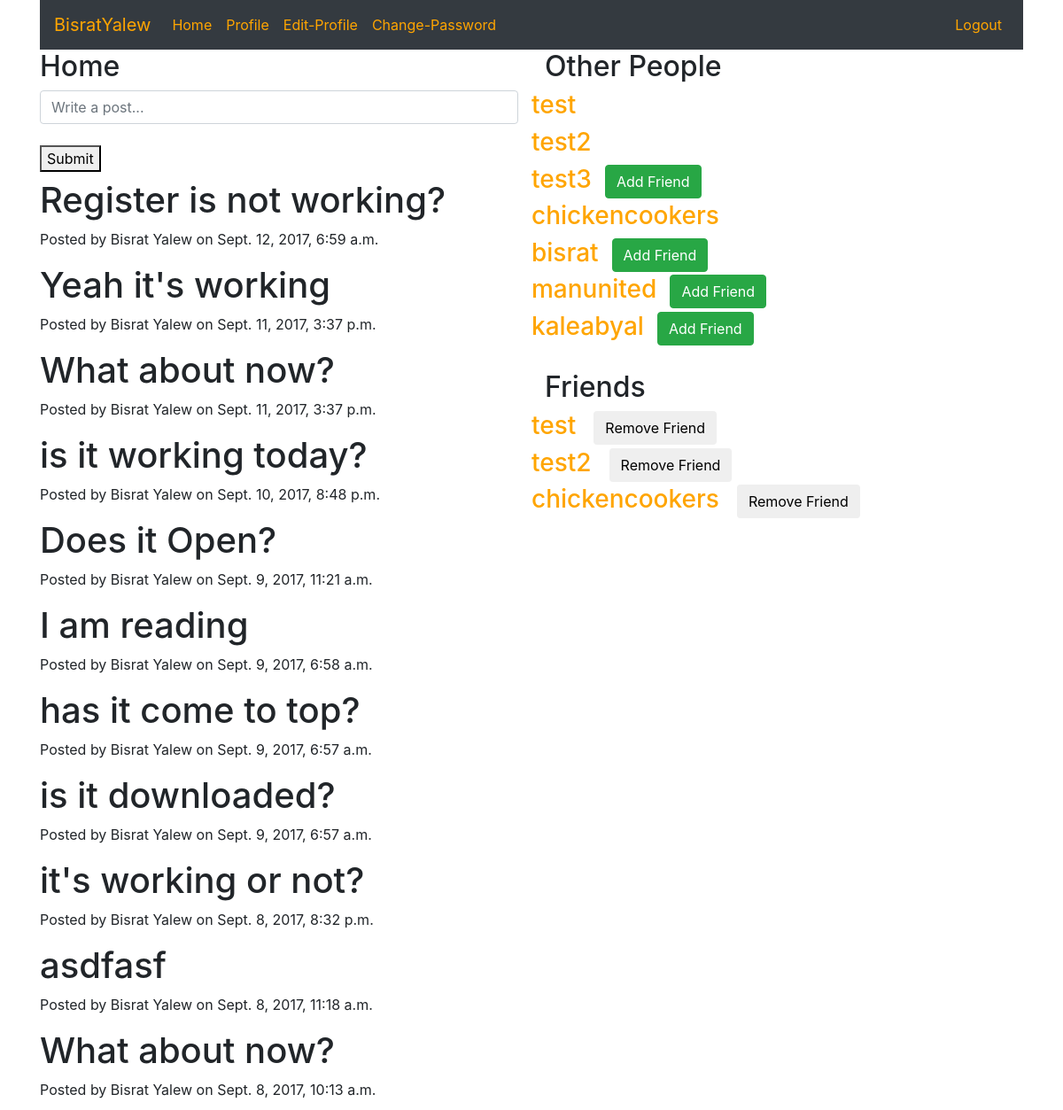
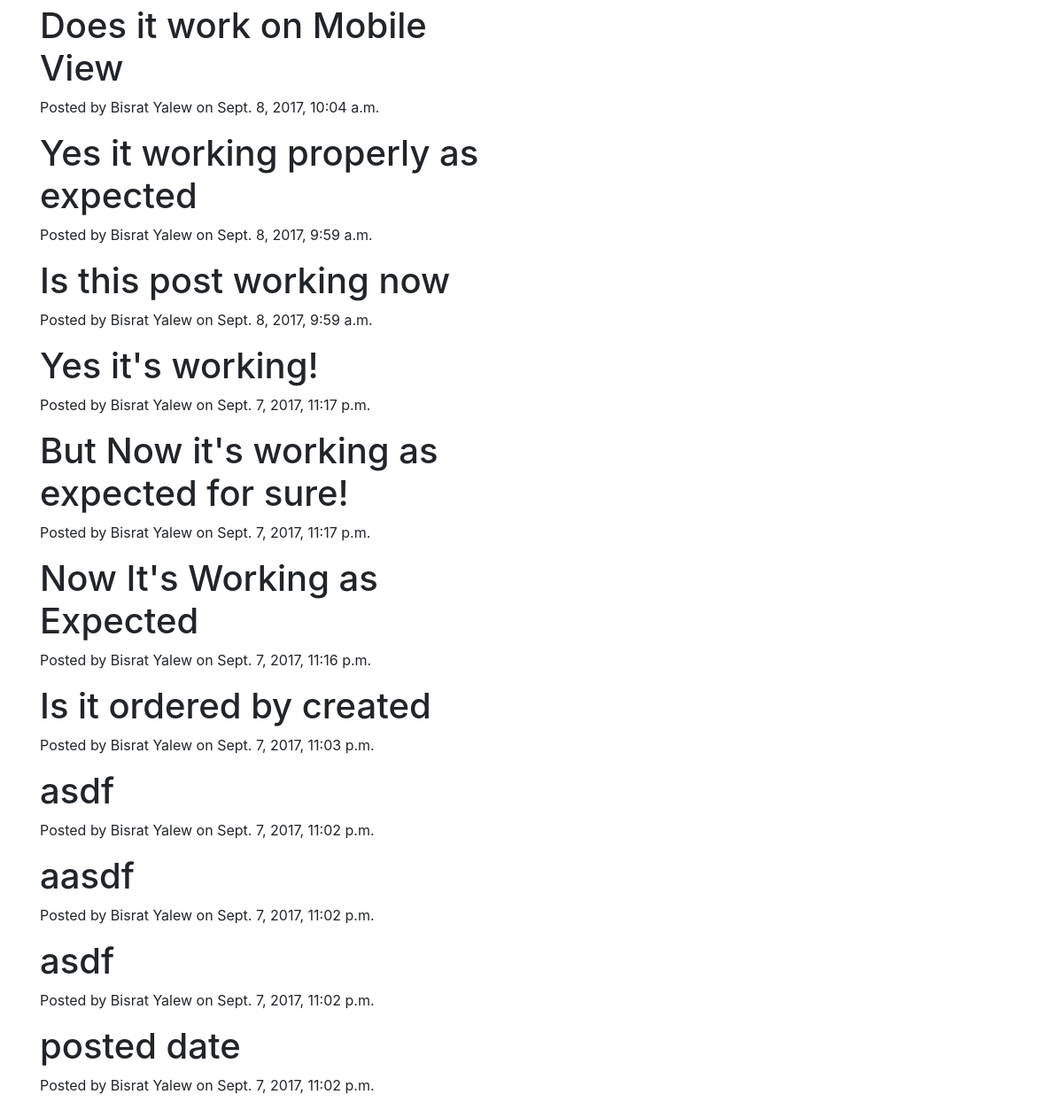
The app's page /home/ (signed in) with its own data (2 pictures, top to bottom).
### home/models.py (models this page shows)
class Post(models.Model):
    post = models.CharField(max_length=500)
    user = models.ForeignKey(User)
    created = models.DateTimeField(auto_now_add=True)
    updated = models.DateTimeField(auto_now=True)

### home/views.py (the view, shortened to what this page needs)
class HomeView(TemplateView):
    template_name = 'home/home.html'
    def get(self, request):
        form = HomeForm()
        posts = Post.objects.all().order_by('-created')
        users = User.objects.exclude(id=request.user.id)
        friend = Friend.objects.get(current_user=request.user)
        friends = friend.users.all()
        args = {
            'form': form, 'posts': posts, 'users':users, 'friends': friends,
            }
        return render(request, self.template_name, args)

### home/forms.py
class HomeForm(forms.ModelForm):
    post = forms.CharField(widget=forms.TextInput(
        attrs = {
            'class': 'form-control',
            'placeholder': 'Write a post...'
        }
    ))
    class Meta():
        model = Post
        fields = ('post', )

### home/templates/home/home.html (shortened to what this page needs)
{% extends 'base.html' %}
{% block body %}
<div class="container">
  <div class="row">
      <div class="col-md-6">
        <h2>Home</h2>
        <form method="post">
            {{ form.post }}
            <br>
            <button type="submit">Submit</button>
        </form>
        {% for post in posts %}
            <h1>{{ post.post }}</h1>
            <p>Posted by {{ post.user.get_full_name }} on {{ post.created }}</p>
        {% endfor %}
    </div>
        <div class="col-md-6">
            <h2>Other People</h2>
            {% for user in users %}
            <div class="row">
            <div class="col-xs-6">
              <a href="{% url 'accounts:view_profile_with_pk' pk=user.pk %}">
                  <h3>{{ user.username }}</h3>
              </a>
            </div>
        {% if not user in friends %}
          <div class="col-md-4">
            <a href="{% url 'home:change_friends' operation='add' pk=user.pk %}">
            <button type="button" class="btn btn-success">Add Friend</button>
           </a>
            </div>
          {% endif %}
          </div>
        {% endfor %}
        <br>
        <h2>Friends</h2>
        {% for friend in friends %}
        <div class="row">
        <div class="col-xs-6">
            <a href="{% url 'accounts:view_profile_with_pk' pk=friend.pk %}"><h3>{{ friend.username }}</h3></a>
        </div>
        <div class="col-xs-6">
            <a href="{% url 'home:change_friends' operation='remove' pk=friend.pk %}">
            <button type="button" class="btn btn-default" style="margin-left: 20px;">Remove Friend</button>
          </a>
        </div>
      </div>
        {% endfor %}
    </div>
</div>
</div>
{% endblock %}

### accounts/templates/base.html (shortened to what this page needs)
<!DOCTYPE html>
<html>
  <head>
    <link rel="stylesheet"
    href="https://maxcdn.bootstrapcdn.com/bootstrap/4.0.0-beta/css/bootstrap.min.css"
>
    {% load static %}
    <link rel="stylesheet" href="{% static 'accounts/style.css' %}" type="text/css"
    <script type="text/javascript" href="{% static 'accounts/js/bootstrap.min.js' %}" </script>
  </head>
  <body>
<div class="container">
    <nav class="navbar navbar-expand-lg navbar-inverse bg-dark">
  <a class="navbar-brand" href="#">   BisratYalew   </a>
  <div class="collapse navbar-collapse" id="navbarSupportedContent">
    {% if user.is_authenticated %}
    <ul class="navbar-nav mr-auto">
      <li class="nav-item active">
        <a class="nav-link" href="{% url 'home:home' %}">Home</a>
      </li>
      <li class="nav-item">
        <a class="nav-link" href="{% url 'accounts:view_profile' %}">Profile</a>
      </li>
      <li class="nav-item">
        <a class="nav-link" href="{% url 'accounts:edit_profile' %}">Edit-Profile</a>
      </li>
      <li class="nav-item">
        <a class="nav-link" href="{% url 'accounts:change_password' %}">Change-Password</a>
      </li>
    </ul>
    <ul class="navbar-nav navbar-right">
      <li class="nav-item">
        <a class="nav-link" href="{% url 'accounts:logout' %}">Logout</a>
      </li>
    </ul>
     {% endif %}
   </div>
</nav>
</div>
      {% block body %}
    {% endblock%}
  </body>
</html>

### accounts/static/accounts/style.css (style rules this page uses)
a { color: orange; }

### records on screen
Post: post "Register is not working?", user.get_full_name "Bisrat Yalew", created "Sept. 12, 2017, 6:59 a.m."
Post: post "Yeah it's working", user.get_full_name "Bisrat Yalew", created "Sept. 11, 2017, 3:37 p.m."
Post: post "What about now?", user.get_full_name "Bisrat Yalew", created "Sept. 11, 2017, 3:37 p.m."
Post: post "is it working today?", user.get_full_name "Bisrat Yalew", created "Sept. 10, 2017, 8:48 p.m."
Post: post "Does it Open?", user.get_full_name "Bisrat Yalew", created "Sept. 9, 2017, 11:21 a.m."
Post: post "I am reading", user.get_full_name "Bisrat Yalew", created "Sept. 9, 2017, 6:58 a.m."
Post: post "has it come to top?", user.get_full_name "Bisrat Yalew", created "Sept. 9, 2017, 6:57 a.m."
Post: post "is it downloaded?", user.get_full_name "Bisrat Yalew", created "Sept. 9, 2017, 6:57 a.m."
Post: post "it's working or not?", user.get_full_name "Bisrat Yalew", created "Sept. 8, 2017, 8:32 p.m."
Post: post "asdfasf", user.get_full_name "Bisrat Yalew", created "Sept. 8, 2017, 11:18 a.m."
Post: post "What about now?", user.get_full_name "Bisrat Yalew", created "Sept. 8, 2017, 10:13 a.m."
Post: post "Does it work on Mobile View", user.get_full_name "Bisrat Yalew", created "Sept. 8, 2017, 10:04 a.m."
Post: post "Yes it working properly as expected", user.get_full_name "Bisrat Yalew", created "Sept. 8, 2017, 9:59 a.m."
Post: post "Is this post working now", user.get_full_name "Bisrat Yalew", created "Sept. 8, 2017, 9:59 a.m."
Post: post "Yes it's working!", user.get_full_name "Bisrat Yalew", created "Sept. 7, 2017, 11:17 p.m."
Post: post "But Now it's working as expected for sure!", user.get_full_name "Bisrat Yalew", created "Sept. 7, 2017, 11:17 p.m."
Post: post "Now It's Working as Expected", user.get_full_name "Bisrat Yalew", created "Sept. 7, 2017, 11:16 p.m."
Post: post "Is it ordered by created", user.get_full_name "Bisrat Yalew", created "Sept. 7, 2017, 11:03 p.m."
Post: post "asdf", user.get_full_name "Bisrat Yalew", created "Sept. 7, 2017, 11:02 p.m."
Post: post "aasdf", user.get_full_name "Bisrat Yalew", created "Sept. 7, 2017, 11:02 p.m."
Post: post "asdf", user.get_full_name "Bisrat Yalew", created "Sept. 7, 2017, 11:02 p.m."
Post: post "posted date", user.get_full_name "Bisrat Yalew", created "Sept. 7, 2017, 11:02 p.m."

### other values on screen
{{ user.username }} "test"
{{ user.username }} "test2"
{{ user.username }} "test3"
{{ user.username }} "chickencookers"
{{ user.username }} "bisrat"
{{ user.username }} "manunited"
{{ user.username }} "kaleabyal"
{{ friend.username }} "test"
{{ friend.username }} "test2"
{{ friend.username }} "chickencookers"
